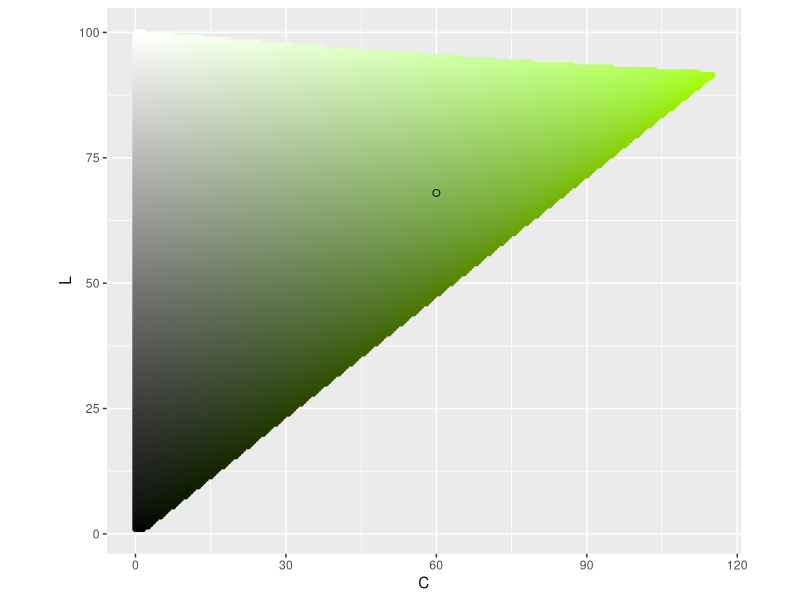
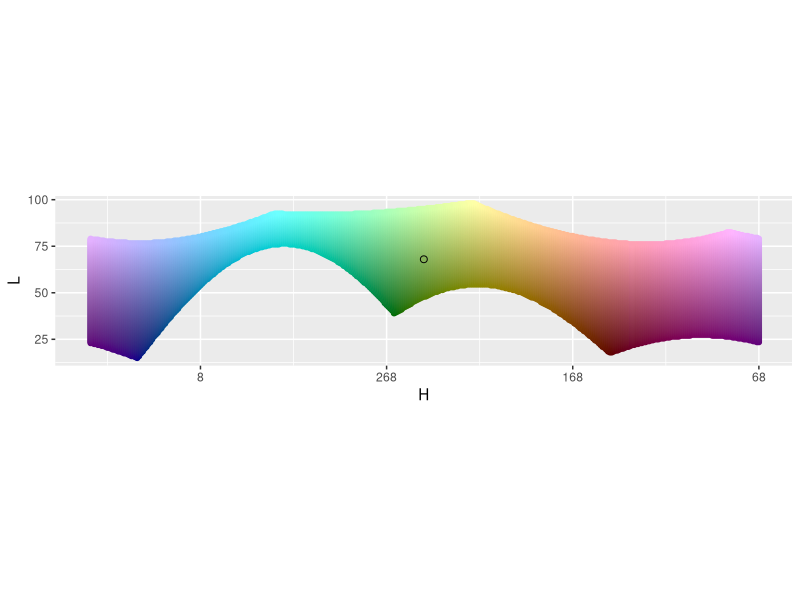
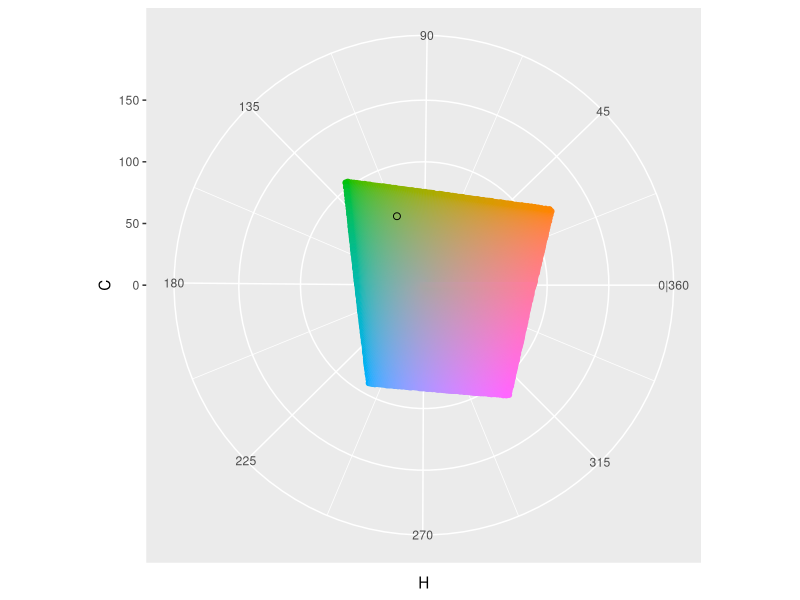
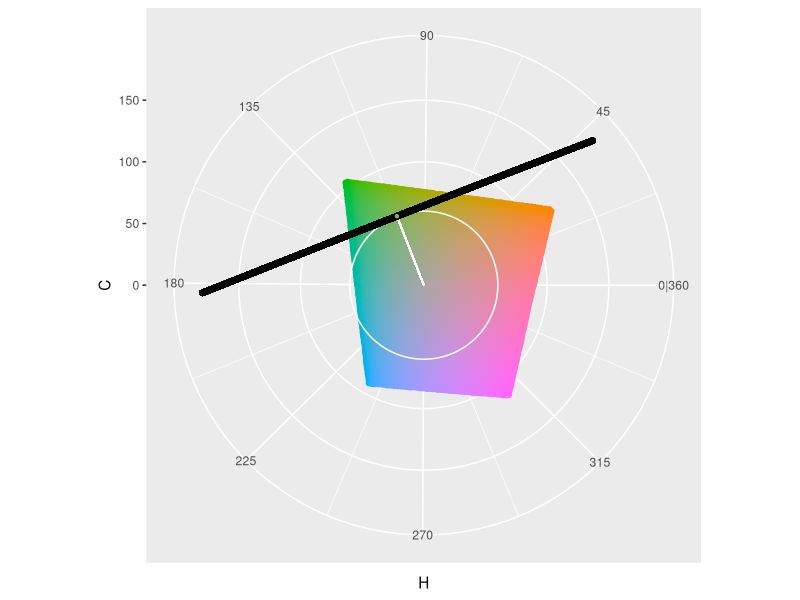
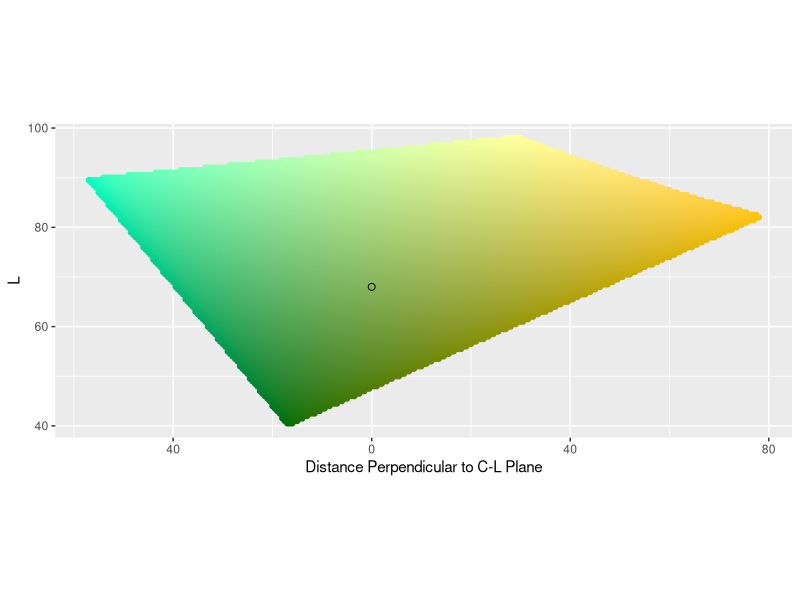
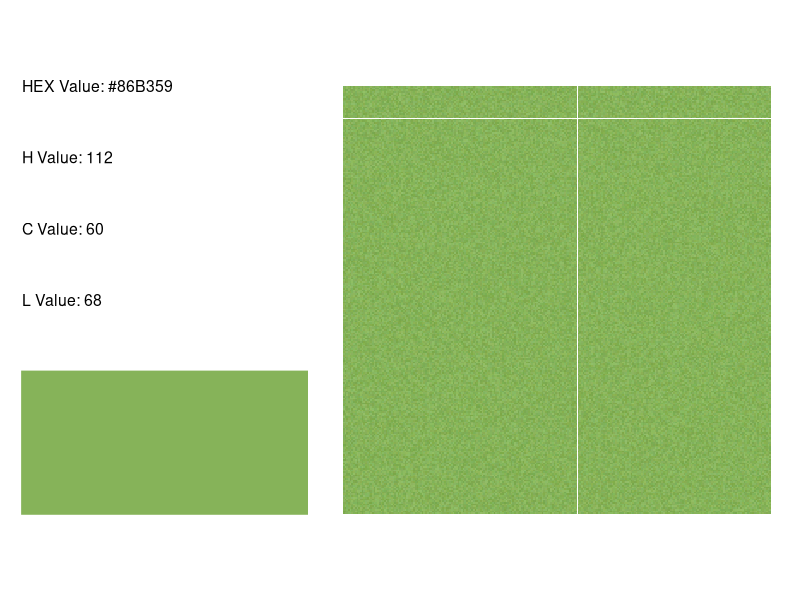
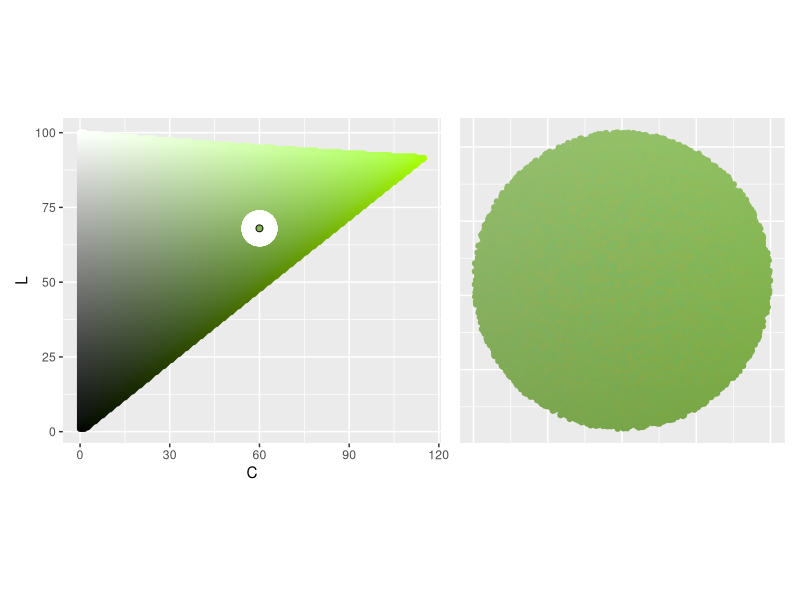
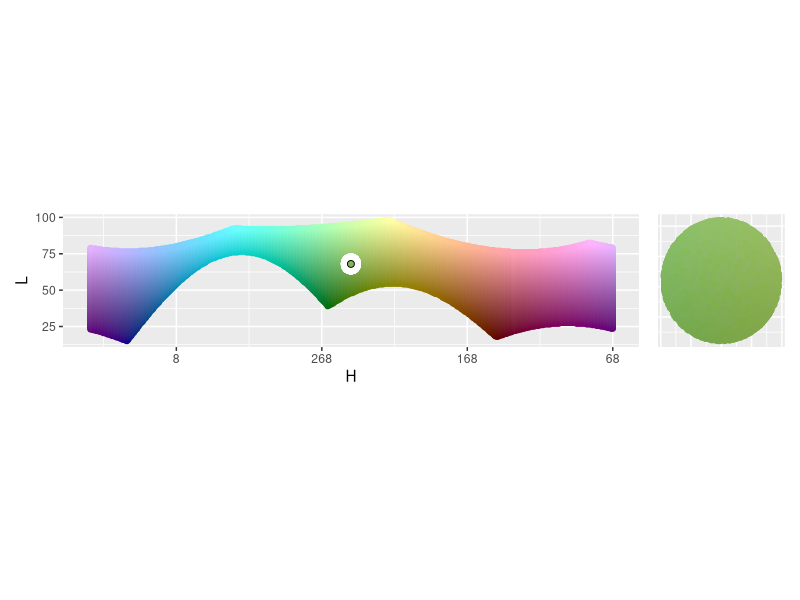

Write R code to recreate these figures, in order. (Note: a time limit stopped this script after it produced the figures.)
##---------
# Libraries
##---------
library(tidyverse)
library(patchwork)
library(colorspace)

##------------
# Pick a color
##------------
H_point <- 112
C_point <- 60
L_point <- 68

color_hex <- hcl(H_point, 
                 C_point,
                 L_point,
                 fixup = FALSE)

color_points <- data.frame(x = C_point * cos(H_point * pi/180),
                           y = C_point * sin(H_point * pi/180),
                           z = L_point,
                           H = H_point,
                           C = C_point,
                           L = L_point,
                           color_value = color_hex,
                           perpendicular_from_C_L = 0,
                           parallel_along_C_L = 0,
                           row_value = 0,
                           col_value = 0)

##--------------------------------
# See color in H, C, L color space 
##--------------------------------
# C-L Plane ----
get_C_L_plane <- function(H_point) {
  expand_grid(H = H_point,
              C = seq(0, 180, .5),
              L = seq(1, 100, .5)) %>%
    mutate(color_value = hcl(H, C, L, fixup = FALSE)) %>%
    filter(!is.na(color_value))
}
C_L_plane <- get_C_L_plane(H_point)

graph_C_L_plane <- function(C_L_plane, color_points, color_hex) {
  ggplot() +
    geom_point(data = C_L_plane,
               aes(C, L, color = color_value, fill = color_value)) +
    geom_point(data = color_points,
               aes(C, L, color = "white", fill = "white")) +
    scale_x_continuous(labels = abs) +
    scale_color_identity() +
    scale_fill_identity() +
    geom_point(aes(x = C_point,
                   y = L_point),
               color = 'black',
               fill = color_hex,
               shape = 21,
               size = 2) +
    coord_equal()
}
graph_C_L_plane(C_L_plane, color_points, color_hex)
ggsave(here::here("output", "color_investigation", "c_l_plane.png"), 
       width = 5, height = max(C_L_plane$L) / max(C_L_plane$C) * 5)

# H-L Curve ----
get_H_L_curve <- function(C_point) {
  expand_grid(H = seq(1, 360, 1),
              C = C_point,
              L = seq(1, 100, .5)) %>%
    mutate(color_value = hcl(H, C, L, fixup = FALSE)) %>%
    filter(!is.na(color_value))
}
H_L_curve <- get_H_L_curve(C_point)

label_H_center <- function(H_point, ...) {
  function(x) {(x + (180 - H_point)) %% 360}
}

graph_H_L_curve <- function(H_L_curve, color_points, color_hex, H_point) {
  ggplot() +
    geom_point(data = H_L_curve,
               aes((H + (180 - H_point)) %% 360, L, 
                   color = color_value, fill = color_value)) +
    geom_point(data = color_points,
               aes((H + (180 - H_point)) %% 360, L, 
                   color = "white", fill = "white")) +
    scale_color_identity() +
    scale_fill_identity() +
    geom_point(aes(x = 180, # Because we rotated points to not drop over edge
                   y = L_point),
               color = 'black',
               fill = color_hex,
               shape = 21,
               size = 2) +
    scale_x_reverse('H', # Like you're standing on the inside
                    labels = label_H_center(H_point = H_point),
                    limits = c(360, 0)) +
    coord_equal()
}
graph_H_L_curve(H_L_curve, color_points, color_hex, H_point)
ggsave(here::here("output", "color_investigation", "h_l_curve.png"), 
       width = 5, height = max(H_L_curve$L) / max(H_L_curve$H) * 5)

# H-C plane ----
get_H_C_plane <- function(L_point){
  expand_grid(H = seq(1, 360, 1),
              C = seq(0, 180, .5),
              L = L_point) %>%
    mutate(color_value = hcl(H, C, L, fixup = FALSE)) %>%
    filter(!is.na(color_value))
}
H_C_plane <- get_H_C_plane(L_point)

graph_H_C_plane <- function(H_C_plane, color_points, color_hex) {
  ggplot() +
    geom_point(data = H_C_plane,
               aes(H, C, color = color_value, fill = color_value)) +
    geom_point(data = color_points,
               aes(H, C, color = "white", fill = "white")) +
    scale_color_identity() +
    scale_fill_identity() +
    scale_x_continuous(breaks = seq(45, 360, 45),
                       minor_breaks = seq(0, 315, 45) + 45/2,
                       labels = c('45', '90', '135', '180', 
                                  '225', '270', '315', '0|360')) +
    scale_y_continuous(limits = c(0, 180)) +
    geom_point(aes(x = H_point,
                   y = C_point),
               color = 'black',
               fill = color_hex,
               shape = 21,
               size = 2) +
    coord_polar(start = 270 * pi / 180,
                direction = -1)
}
graph_H_C_plane(H_C_plane, color_points, color_hex)
ggsave(here::here("output", "color_investigation", "h_c_plane.png"), 
       width = 5, height = 5)

# C tangent plane ----
C_circle <- data.frame(H = seq(1, 360),
                       C = C_point,
                       color_value = "white")
C_tangent_plane <- expand_grid(x = C_point, # Plane perpendicular to H at C
                       perpendicular_from_C_L = 
                         seq(-sqrt(180^2 - C_point^2), sqrt(180^2 - C_point^2)),
                       L = seq(1, 100, 1)) %>%
  mutate(x_rotate = x * cos(H_point * pi/180) -  # rotate
           perpendicular_from_C_L * sin(H_point * pi/180),
         y_rotate = x * sin(H_point * pi/180) + 
           perpendicular_from_C_L * cos(H_point * pi/180)) %>%
  mutate(x = x_rotate,
         y = y_rotate) %>%
  select(-x_rotate, -y_rotate)  %>%
  mutate(H = (atan2(y, x) * 180/pi) %% 360,
         C = sqrt(x^2 + y^2)) %>%
  mutate(color_value = "white")
ggplot(data = H_C_plane,
       aes(H, C, color = color_value, fill = color_value)) +
  geom_point() +
  scale_color_identity() +
  scale_fill_identity() +
  scale_x_continuous(breaks = seq(45, 360, 45),
                     minor_breaks = seq(0, 315, 45) + 45/2,
                     labels = c('45', '90', '135', '180', 
                                '225', '270', '315', '0|360')) +
  scale_y_continuous(limits = c(0, 180)) +
  geom_path(data = C_circle) +
  geom_segment(x = H_point,
               y = 0,
               xend = H_point,
               yend = C_point,
               col = "white") +
  geom_point(data = C_tangent_plane, col = "black") +
  geom_point(x = H_point,
             y = C_point,
             color = 'black',
             fill = color_hex,
             shape = 21) +
  coord_polar(start = 270 * pi / 180,
              direction = -1)
ggsave(here::here("output", "color_investigation", "c_tangent_plane_setup.png"), 
       width = 5, height = 5)

get_C_tangent_plane <- function(H_point, C_point) {
  expand_grid(x = C_point, # Plane perpendicular to H at C
              perpendicular_from_C_L = seq(-180, 180, .5),
              L = seq(1, 100, .5)) %>%
    mutate(x_rotate = x * cos(H_point * pi/180) -  # rotate
             perpendicular_from_C_L * sin(H_point * pi/180),
           y_rotate = x * sin(H_point * pi/180) + 
             perpendicular_from_C_L * cos(H_point * pi/180)) %>%
    mutate(x = x_rotate,
           y = y_rotate) %>%
    select(-x_rotate, -y_rotate)  %>%
    mutate(H = (atan2(y, x) * 180/pi) %% 360,
           C = sqrt(x^2 + y^2)) %>%
    mutate(color_value = hcl(H, C, L, fixup = FALSE)) %>%
    filter(!is.na(color_value))
}
C_tangent_plane <- get_C_tangent_plane(H_point, C_point)

graph_C_tangent_plane <- function(C_tangent_plane, color_points, color_hex) {
  ggplot() +
    geom_point(data = C_tangent_plane,
               aes(perpendicular_from_C_L, L, 
                   color = color_value, fill = color_value)) +
    geom_point(data = color_points,
               aes(perpendicular_from_C_L, L, 
                   color = "white", fill = "white")) +
    scale_color_identity() +
    scale_fill_identity() +
    scale_x_reverse("Distance Perpendicular to C-L Plane",
                    labels = abs) +
    geom_point(aes(x = 0,
                   y = L_point),
               color = 'black',
               fill = color_hex,
               shape = 21,
               size = 2) +
    coord_equal()
}
graph_C_tangent_plane(C_tangent_plane, color_points, color_hex)
ggsave(here::here("output", "color_investigation", "c_tangent_plane.png"), 
       width = 5, height = max(C_tangent_plane$perpendicular_from_C_L) /
         max(C_tangent_plane$L) * 5)

##------
# Sphere
##------
radius <- 5
n_points <- 250^2

color_points <- data.frame(x = rnorm(n = n_points),
                           y = rnorm(n = n_points),
                           z = rnorm(n = n_points),
                           U = runif(n = n_points)^(1/3)) %>%
  mutate(normalize = sqrt(x^2 + y^2 + z^2)) %>%
  mutate(x = x * U / normalize,
         y = y * U / normalize,
         z = z * U / normalize) %>%
  select(-U, -normalize) %>% # have random points in a sphere here
  mutate(x = x * radius, # stretch
         y = y * radius,
         z = z * radius) %>%
  mutate(x = x + C_point * cos(H_point * pi/180), # move
         y = y + C_point * sin(H_point * pi/180),
         z = z + L_point) %>%
  mutate(H = (atan2(y, x) * 180/pi) %% 360,
         C = sqrt(x^2 + y^2),
         L = z) %>%
  mutate(color_value = hcl(H, C, L, fixup = FALSE)) %>%
  mutate(perpendicular_from_C_L = x * sin(-H_point * pi/180) + 
           y * cos(-H_point * pi/180),
         parallel_along_C_L = x * cos(-H_point * pi/180) - 
           y * sin(-H_point * pi/180)) %>%
  mutate(row_value = sample(row_number(), n()),
         col_value = ceiling(row_value / sqrt(n_points))) %>%
  mutate(row_value = (row_value %% sqrt(n_points)) + 1)

graph_info <- function(H_point, C_point, L_point) {
  color_hex <- hcl(H_point, 
                   C_point,
                   L_point,
                   fixup = FALSE)
  
  ggplot() +
    geom_rect(aes(xmin = 0, xmax = 1,
                  ymin = 0, ymax = .5), col = color_hex, fill = color_hex) +
    geom_text(data = data.frame(x = 0,
                                y = seq(1.5, .75, -.25),
                                label = c(paste("HEX Value:", color_hex), 
                                          paste("H Value:", H_point),
                                          paste("C Value:", C_point),
                                          paste("L Value:", L_point))),
              aes(x, y, label = label), hjust = 0, size = 4) +
    coord_equal() +
    theme_void()
}

graph_sample <- function(color_points) {
  ggplot(data = color_points,
         aes(x = row_value,
             y = col_value,
             fill = color_value)) +
    geom_tile() +
    coord_equal() +
    scale_fill_identity() +
    theme_void()
}

p1 <- graph_info(H_point, C_point, L_point)
p2 <- graph_sample(color_points)
p1 + p2
ggsave(here::here("output", "color_investigation", "sphere_info.png"), 
       width = 5, height = 3)


graph_C_L <- function(color_points) {
  ggplot(data = color_points, aes(C, L, 
                                  col = color_value, fill = color_value)) +
    geom_point() +
    scale_color_identity() +
    scale_fill_identity() +
    coord_equal() +
    theme(axis.line=element_blank(), axis.text.x=element_blank(),
          axis.text.y=element_blank(), axis.ticks=element_blank(),
          axis.title.x=element_blank(), axis.title.y=element_blank())
}

p1 <- graph_C_L_plane(C_L_plane, color_points, color_hex)
p2 <- graph_C_L(color_points)
p1 + p2
ggsave(here::here("output", "color_investigation", "sphere_c_l.png"), 
       width = 5, height = 2.5)

graph_H_L <- function(color_points, H_point) {
  ggplot(data = color_points, aes((H + (180 - H_point)) %% 360, L, 
                                  col = color_value, fill = color_value)) +
    geom_point() +
    scale_color_identity() +
    scale_fill_identity() +
    scale_x_reverse() +
    coord_equal() +
    theme(axis.line=element_blank(), axis.text.x=element_blank(),
          axis.text.y=element_blank(), axis.ticks=element_blank(),
          axis.title.x=element_blank(), axis.title.y=element_blank())
}

p1 <- graph_H_L_curve(H_L_curve, color_points, color_hex, H_point)
p2 <- graph_H_L(color_points, H_point)
p1 + p2
ggsave(here::here("output", "color_investigation", "sphere_h_l.png"), 
       width = 5, height = 1.5)

graph_perpendicular_from_C_L <- function(color_points) {
  ggplot(data = color_points, aes(perpendicular_from_C_L, L, 
                                  color = color_value, fill = color_value)) +
    geom_point() +
    scale_color_identity() +
    scale_fill_identity()  +
    scale_x_reverse() +
    coord_equal() +
    theme(axis.line=element_blank(), axis.text.x=element_blank(),
          axis.text.y=element_blank(), axis.ticks=element_blank(),
          axis.title.x=element_blank(), axis.title.y=element_blank())
}

p1 <- graph_C_tangent_plane(C_tangent_plane, color_points, color_hex)
p2 <- graph_perpendicular_from_C_L(color_points)
p1 + p2
ggsave(here::here("output", "color_investigation", "sphere_p_c_l.png"), 
       width = 5, height = 2)

graph_x_y <- function(color_points, H_point) {
  ggplot(data = color_points, aes(x, y, 
                                  col = color_value, fill = color_value)) +
    geom_abline(slope = c(tan(-67.5 * pi/180), 
                          tan(-45 * pi/180), 
                          tan(-22.5 * pi/180),
                          0, 
                          100000,
                          tan(22.5 * pi/180), 
                          tan(45 * pi/180), 
                          tan(67.5 * pi/180)), 
                intercept = 0,
                color = "white") +
    geom_abline(slope = tan(H_point * pi/180), 
                intercept = 0,
                color = "black") +
    geom_point() +
    scale_color_identity() +
    scale_fill_identity() +
    coord_equal() +
    theme(axis.line=element_blank(), axis.text.x=element_blank(),
          axis.text.y=element_blank(), axis.ticks=element_blank(),
          axis.title.x=element_blank(), axis.title.y=element_blank(),
          panel.grid.major=element_blank(), panel.grid.minor=element_blank())
}

p1 <- graph_H_C_plane(H_C_plane, color_points, color_hex)
p2 <- graph_x_y(color_points, H_point)
p1 + p2
ggsave(here::here("output", "color_investigation", "sphere_h_c.png"), 
       width = 5, height = 2.5)

##-------
# Ellipse
##-------
H_radius <- 2.5
C_radius <- 5
L_radius <- 10

color_points <- data.frame(x = rnorm(n = n_points),
                           y = rnorm(n = n_points),
                           z = rnorm(n = n_points),
                           U = runif(n = n_points)^(1/3)) %>%
  mutate(normalize = sqrt(x^2 + y^2 + z^2)) %>%
  mutate(x = x * U / normalize,
         y = y * U / normalize,
         z = z * U / normalize) %>%
  select(-U, -normalize) %>% # have random points in a sphere here
  mutate(x = x * C_radius, # stretch
         y = y * H_radius,
         z = z * L_radius) %>%
  mutate(x_turn = x * cos(H_point * pi/180) - 
           y * sin(H_point * pi/180), # rotate
         y_turn = x * sin(H_point * pi/180) + 
           y * cos(H_point * pi/180)) %>%
  mutate(x = x_turn,
         y = y_turn) %>%
  select(-x_turn, -y_turn) %>%
  mutate(x = x + C_point * cos(H_point * pi/180), # move
         y = y + C_point * sin(H_point * pi/180),
         z = z + L_point) %>%
  mutate(H = (atan2(y, x) * 180/pi) %% 360,
         C = sqrt(x^2 + y^2),
         L = z) %>%
  filter(L >= 0 & L <= 100 & C >= 0) %>%
  mutate(color_value = hcl(H, C, L, fixup = FALSE)) %>%
  mutate(perpendicular_from_C_L = x * sin(-H_point * pi/180) + 
           y * cos(-H_point * pi/180),
         parallel_along_C_L = x * cos(-H_point * pi/180) - 
           y * sin(-H_point * pi/180)) %>%
  mutate(row_value = sample(row_number(), n()),
         col_value = ceiling(row_value / sqrt(n_points))) %>%
  mutate(row_value = (row_value %% sqrt(n_points)) + 1)

p1 <- graph_info(H_point, C_point, L_point)
p2 <- graph_sample(color_points)
p1 + p2
ggsave(here::here("output", "color_investigation", "ellipse_info.png"), 
       width = 5, height = 3)

p1 <- graph_C_L_plane(C_L_plane, color_points, color_hex)
p2 <- graph_C_L(color_points)
p1 + p2
ggsave(here::here("output", "color_investigation", "ellipse_c_l.png"), 
       width = 5, height = 3)

p1 <- graph_H_L_curve(H_L_curve, color_points, color_hex, H_point)
p2 <- graph_H_L(color_points, H_point)
p1 + p2
ggsave(here::here("output", "color_investigation", "ellipse_h_l.png"), 
       width = 5, height = 1.5)

p1 <- graph_C_tangent_plane(C_tangent_plane, color_points, color_hex)
p2 <- graph_perpendicular_from_C_L(color_points)
p1 + p2
ggsave(here::here("output", "color_investigation", "ellipse_p_c_l.png"), 
       width = 5, height = 2)

p1 <- graph_H_C_plane(H_C_plane, color_points, color_hex)
p2 <- graph_x_y(color_points, H_point)
p1 + p2
ggsave(here::here("output", "color_investigation", "ellipse_h_c.png"), 
       width = 5, height = 3)

##--------------
# Tilted Ellipse
##--------------
theta_radius <- 10
other_C_L_radius <- 3
perpendicular_C_L_radius <- 5

# Try rotating to point major axis to max chroma value
max_chromas <- max_chroma(h = H_point, l = seq(1, 100, .5))
tilt_theta <- atan2(seq(1, 100, .5)[max(max_chromas) == max_chromas] - L_point,
                     max(max_chromas) - C_point)

color_points <- data.frame(x = rnorm(n = n_points),
           y = rnorm(n = n_points),
           z = rnorm(n = n_points),
           U = runif(n = n_points)^(1/3)) %>%
  mutate(normalize = sqrt(x^2 + y^2 + z^2)) %>%
  mutate(x = x * U / normalize,
         y = y * U / normalize,
         z = z * U / normalize) %>%
  select(-U, -normalize) %>% # have random points in a sphere here
  mutate(x = x * theta_radius, # stretch
         y = y * other_C_L_radius,
         z = z * perpendicular_C_L_radius) %>%
  mutate(z_tilt = z * cos(tilt_theta) + x * sin(tilt_theta), # tilt
         x_tilt = z * -sin(tilt_theta) + x * cos(tilt_theta)) %>%
  mutate(x = x_tilt,
         z = z_tilt) %>%
  select(-x_tilt, -z_tilt) %>%
  mutate(x_turn = x * cos(H_point * pi/180) - 
           y * sin(H_point * pi/180), # rotate
         y_turn = x * sin(H_point * pi/180) + 
           y * cos(H_point * pi/180)) %>%
  mutate(x = x_turn,
         y = y_turn) %>%
  select(-x_turn, -y_turn) %>%
  mutate(x = x + C_point * cos(H_point * pi/180), # move
         y = y + C_point * sin(H_point * pi/180),
         z = z + L_point) %>%
  mutate(H = (atan2(y, x) * 180/pi) %% 360,
         C = sqrt(x^2 + y^2),
         L = z) %>%
  filter(L >= 0 & L <= 100 & C >= 0) %>%
  mutate(color_value = hcl(H, C, L, fixup = FALSE)) %>%
  mutate(perpendicular_from_C_L = x * sin(-H_point * pi/180) + 
           y * cos(-H_point * pi/180),
         parallel_along_C_L = x * cos(-H_point * pi/180) - 
           y * sin(-H_point * pi/180)) %>%
  mutate(row_value = sample(row_number(), n()),
         col_value = ceiling(row_value / sqrt(n_points))) %>%
  mutate(row_value = (row_value %% sqrt(n_points)) + 1)

p1 <- graph_info(H_point, C_point, L_point)
p2 <- graph_sample(color_points)
p1 + p2
ggsave(here::here("output", "color_investigation", "tilted_ellipse_info.png"), 
       width = 5, height = 3)

p1 <- graph_C_L_plane(C_L_plane, color_points, color_hex)
p2 <- graph_C_L(color_points)
p1 + p2
ggsave(here::here("output", "color_investigation", "tilted_ellipse_c_l.png"), 
       width = 5, height = 2)

p1 <- graph_H_L_curve(H_L_curve, color_points, color_hex, H_point)
p2 <- graph_H_L(color_points, H_point)
p1 + p2 # Not quite an ellipse
ggsave(here::here("output", "color_investigation", "tilted_ellipse_h_l.png"), 
       width = 5, height = 1.5)

p1 <- graph_C_tangent_plane(C_tangent_plane, color_points, color_hex)
p2 <- graph_perpendicular_from_C_L(color_points)
p1 + p2
ggsave(here::here("output", "color_investigation", "tilted_ellipse_p_c_l.png"), 
       width = 5, height = 2)

p1 <- graph_H_C_plane(H_C_plane, color_points, color_hex)
p2 <- graph_x_y(color_points, H_point)
p1 + p2
ggsave(here::here("output", "color_investigation", "tilted_ellipse_h_c.png"), 
       width = 5, height = 3)

##--------
# Clean up
##--------
# sampling, hitting edges
# within h bounds, this also catches C on the other side
# symmetric on H

H_bound <- 3 # up to 90
get_color_points <- function(n_points, oversample,
                             H_point, C_point, L_point,
                             theta_radius, other_C_L_radius, 
                             perpendicular_C_L_radius,
                             tilt_theta, H_bound) {
  data.frame(x = rnorm(n = n_points * oversample), # over sample in case some points fail
             y = rnorm(n = n_points * oversample),
             z = rnorm(n = n_points * oversample),
             U = runif(n = n_points * oversample)^(1/3)) %>%
    mutate(normalize = sqrt(x^2 + y^2 + z^2)) %>%
    mutate(x = x * U / normalize,
           y = y * U / normalize,
           z = z * U / normalize) %>%
    select(-U, -normalize) %>% # have random points in a sphere here
    mutate(x = x * theta_radius, # stretch
           y = y * other_C_L_radius,
           z = z * perpendicular_C_L_radius) %>%
    mutate(z_tilt = z * cos(tilt_theta) + x * sin(tilt_theta), # tilt
           x_tilt = z * -sin(tilt_theta) + x * cos(tilt_theta)) %>%
    mutate(x = x_tilt,
           z = z_tilt) %>%
    select(-x_tilt, -z_tilt) %>%
    mutate(x_turn = x * cos(H_point * pi/180) - y * sin(H_point * pi/180), # rotate
           y_turn = x * sin(H_point * pi/180) + y * cos(H_point * pi/180)) %>%
    mutate(x = x_turn,
           y = y_turn) %>%
    select(-x_turn, -y_turn) %>%
    mutate(x = x + C_point * cos(H_point * pi/180), # move
           y = y + C_point * sin(H_point * pi/180),
           z = z + L_point) %>%
    mutate(H = (atan2(y, x) * 180/pi) %% 360,
           C = sqrt(x^2 + y^2),
           L = z) %>%
    filter(L >= 0 & L <= 100 & C >= 0) %>%
    mutate(color_value = hcl(H, C, L, fixup = FALSE)) %>%
    filter(!is.na(color_value)) %>% # check if exists
    mutate(H_diff = (180 - abs(abs(H - H_point) - 180)) * 
             sign(180 - abs(H - H_point)) * sign(H - H_point)) %>% # H diff, check if crosses 360
    filter(abs(H_diff) <= H_bound) %>% # check in H bound
    filter(!is.na(hcl(H_point - H_diff, C, L, fixup = FALSE))) %>% # symmetric
    select(!H_diff) %>%
    sample_n(n_points) %>% # sample down to desired amount
    mutate(perpendicular_from_C_L = x * sin(-H_point * pi/180) + 
             y * cos(-H_point * pi/180),
           parallel_along_C_L = x * cos(-H_point * pi/180) - 
             y * sin(-H_point * pi/180)) %>%
    mutate(row_value = sample(row_number(), n()),
           col_value = ceiling(row_value / sqrt(n_points))) %>%
    mutate(row_value = (row_value %% sqrt(n_points)) + 1)
}

color_points <- get_color_points(250^2, 10,
                                 H_point, C_point, L_point,
                                 theta_radius, other_C_L_radius, 
                                 perpendicular_C_L_radius,
                                 tilt_theta, H_bound)

##-------
# Compare
##-------
H_bound <- 90
color_points_sphere <- get_color_points(250^2, 10,
                                        H_point, C_point, L_point,
                                        theta_radius = radius, 
                                        other_C_L_radius = radius, 
                                        perpendicular_C_L_radius = radius,
                                        tilt_theta = 0, H_bound)
color_points_ellipse <- get_color_points(250^2, 10,
                                         H_point, C_point, L_point,
                                         theta_radius = C_radius, 
                                         other_C_L_radius = H_radius, 
                                         perpendicular_C_L_radius = L_radius,
                                         tilt_theta = 0, H_bound)
color_points_tilted_ellipse <- get_color_points(250^2, 10,
                                                H_point, C_point, L_point,
                                                theta_radius, 
                                                other_C_L_radius, 
                                                perpendicular_C_L_radius,
                                                tilt_theta, H_bound)

p1 <- graph_sample(color_points_sphere)
p2 <- graph_sample(color_points_ellipse)
p3 <- graph_sample(color_points_tilted_ellipse)
p1 + p2 + p3
ggsave(here::here("output", "color_investigation", "compare_info.png"), 
       width = 5, height = 1.5)

p1 <- graph_C_L(color_points_sphere)
p2 <- graph_C_L(color_points_ellipse)
p3 <- graph_C_L(color_points_tilted_ellipse)
p1 + p2 + p3
ggsave(here::here("output", "color_investigation", "compare_c_l.png"), 
       width = 5, height = 1.5)

p1 <- graph_H_L(color_points_sphere, H_point)
p2 <- graph_H_L(color_points_ellipse, H_point)
p3 <- graph_H_L(color_points_tilted_ellipse, H_point)
p1 + p2 + p3
ggsave(here::here("output", "color_investigation", "compare_h_l.png"), 
       width = 5, height = 3)

p1 <- graph_perpendicular_from_C_L(color_points_sphere)
p2 <- graph_perpendicular_from_C_L(color_points_ellipse)
p3 <- graph_perpendicular_from_C_L(color_points_tilted_ellipse)
p1 + p2 + p3
ggsave(here::here("output", "color_investigation", "compare_p_c_l.png"), 
       width = 5, height = 3)

p1 <- graph_x_y(color_points_sphere, H_point)
p2 <- graph_x_y(color_points_ellipse, H_point)
p3 <- graph_x_y(color_points_tilted_ellipse, H_point)
p1 + p2 + p3
ggsave(here::here("output", "color_investigation", "compare_h_c.png"), 
       width = 5, height = 2)

#--------------------
# Try some other ones
#--------------------

# Outside Edge ----
H_point <- 63
C_point <- 93
L_point <- 81

color_hex <- hcl(H_point, 
                 C_point,
                 L_point,
                 fixup = FALSE)

C_L_plane <- get_C_L_plane(H_point)
H_L_curve <- get_H_L_curve(C_point)
C_tangent_plane <- get_C_tangent_plane(H_point, C_point)
H_C_plane <- get_H_C_plane(L_point)

theta_radius <- 40
other_C_L_radius <- 3
perpendicular_C_L_radius <- 5

tilt_theta <- 0
H_bound <- 90

color_points <- get_color_points(250^2, 10,
                                 H_point, C_point, L_point,
                                 theta_radius, other_C_L_radius, 
                                 perpendicular_C_L_radius,
                                 tilt_theta, H_bound)

p1 <- graph_info(H_point, C_point, L_point)
p2 <- graph_sample(color_points)
p1 + p2
ggsave(here::here("output", "color_investigation", "outside_edge_info.png"), 
       width = 5, height = 3)

p1 <- graph_C_L_plane(C_L_plane, color_points, color_hex)
p2 <- graph_C_L(color_points)
p1 + p2
ggsave(here::here("output", "color_investigation", "outside_edge_c_l.png"), 
       width = 5, height = 1.5)

p1 <- graph_H_L_curve(H_L_curve, color_points, color_hex, H_point)
p2 <- graph_H_L(color_points, H_point)
p1 + p2
ggsave(here::here("output", "color_investigation", "outside_edge_h_l.png"), 
       width = 5, height = 1.5)

p1 <- graph_C_tangent_plane(C_tangent_plane, color_points, color_hex)
p2 <- graph_perpendicular_from_C_L(color_points)
p1 + p2
ggsave(here::here("output", "color_investigation", "outside_edge_p_c_l.png"), 
       width = 5, height = 1.5)

p1 <- graph_H_C_plane(H_C_plane, color_points, color_hex)
p2 <- graph_x_y(color_points, H_point)
p1 + p2
ggsave(here::here("output", "color_investigation", "outside_edge_h_c.png"), 
       width = 5, height = 3)

# Inside Edge ----
H_point <- 319
C_point <- 10
L_point <- 50

color_hex <- hcl(H_point, 
                 C_point,
                 L_point,
                 fixup = FALSE)

C_L_plane <- get_C_L_plane(H_point)
H_L_curve <- get_H_L_curve(C_point)
C_tangent_plane <- get_C_tangent_plane(H_point, C_point)
H_C_plane <- get_H_C_plane(L_point)

theta_radius <- 40
other_C_L_radius <- 5
perpendicular_C_L_radius <- 20

tilt_theta <- 90 * pi/180
H_bound <- 45

color_points <- get_color_points(250^2, 10,
                                 H_point, C_point, L_point,
                                 theta_radius, other_C_L_radius, 
                                 perpendicular_C_L_radius,
                                 tilt_theta, H_bound)

p1 <- graph_info(H_point, C_point, L_point)
p2 <- graph_sample(color_points)
p1 + p2
ggsave(here::here("output", "color_investigation", "inside_edge_info.png"), 
       width = 5, height = 3)

p1 <- graph_C_L_plane(C_L_plane, color_points, color_hex)
p2 <- graph_C_L(color_points)
p1 + p2
ggsave(here::here("output", "color_investigation", "inside_edge_c_l.png"), 
       width = 5, height = 3)

p1 <- graph_H_L_curve(H_L_curve, color_points, color_hex, H_point)
p2 <- graph_H_L(color_points, H_point)
p1 + p2
ggsave(here::here("output", "color_investigation", "inside_edge_h_l.png"), 
       width = 5, height = 1.5)

p1 <- graph_C_tangent_plane(C_tangent_plane, color_points, color_hex)
p2 <- graph_perpendicular_from_C_L(color_points)
p1 + p2
ggsave(here::here("output", "color_investigation", "inside_edge_p_c_l.png"), 
       width = 5, height = 2.5)

p1 <- graph_H_C_plane(H_C_plane, color_points, color_hex)
p2 <- graph_x_y(color_points, H_point)
p1 + p2
ggsave(here::here("output", "color_investigation", "inside_edge_h_c.png"), 
       width = 5, height = 2.5)
